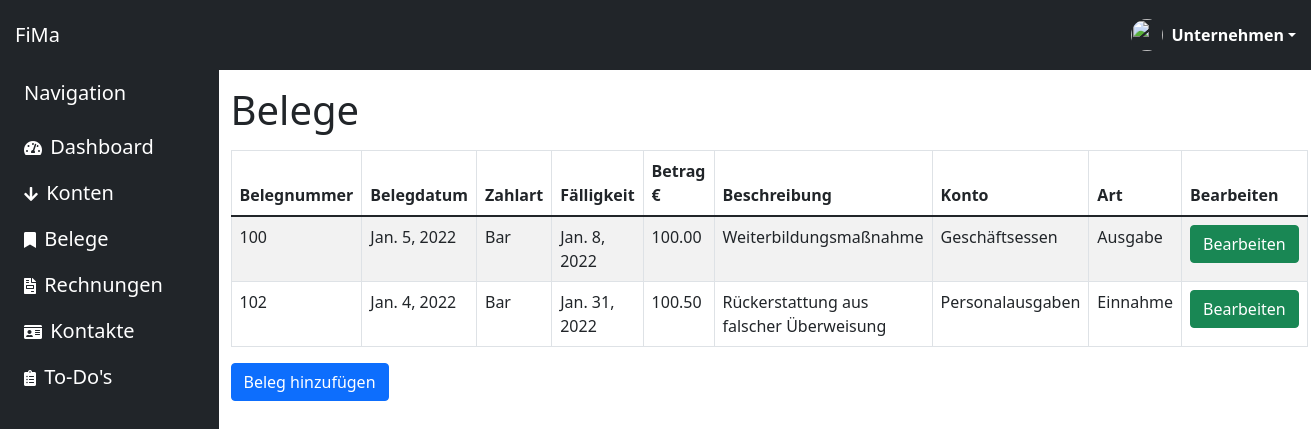
Page /receipts/ (signed in) on the committed database.
### home/models.py (models this page shows)
class receipt(models.Model):
    belegnummer = models.IntegerField()
    belegdatum = models.DateField()
    zahlart_choices = [('Bar','Bar'),
                ('Karte','Karte'),]
    zahlart = models.CharField(max_length=10,choices=zahlart_choices,default="Karte")
    faelligkeit = models.DateField()
    betrag = models.DecimalField(max_digits=10,decimal_places=2)
    beschreibung = models.CharField(max_length=150)
    konto_name = models.ForeignKey('konto',on_delete=models.CASCADE,to_field='name')
    art_choices = [('Einnahme','Einnahme'),
                ('Ausgabe','Ausgabe'),]
    art = models.CharField(max_length=10,choices=art_choices,default="Einnahme")

class konto(models.Model):
    name = models.CharField(max_length=30,primary_key=True)
    bank = models.CharField(max_length=40)
    iban = models.CharField(max_length=22)
    bic = models.CharField(max_length=10)
    kontostand = models.DecimalField(max_digits=10,decimal_places=2)

### home/views.py (the view, shortened to what this page needs)
# urls.py: path('receipts/', views.receipts, name='receipts'),
@login_required()
def receipts(request):
    all_kontos = konto.objects.all()
    all_kontos_dict = {
        'konto': all_kontos
    }
    all_receipts = receipt.objects.all()
    all_receipts_dict = {
        'receipt': all_receipts
    }
    context = {"title": "Belege","all_receipts_dict": all_receipts,"all_kontos_dict":all_kontos}
    return render(request, 'home/receipts.html',context)

### home/templates/home/receipts.html (shortened to what this page needs)
{% extends "home/base.html"%}
{%load static%}
{% block hauptinhalt %}
    <div class="col py-3">
        <h1>Belege</h1>
    <div class="table-responsive">
        <table class="table table-bordered table-hover table-striped">
            <thead>
                <tr>
                    <th>Belegnummer</th>
                    <th>Belegdatum</th>
                    <th>Zahlart</th>
                    <th>Fälligkeit</th>
                    <th>Betrag €</th>
                    <th>Beschreibung</th>
                    <th>Konto</th>
                    <th>Art</th>
                    <th>Bearbeiten</th>
                </tr>
            </thead>
            <tbody>
                {% if all_receipts_dict %}
                {% for receipt in all_receipts_dict %}
                <tr>
                    <td>{{receipt.belegnummer}}</td>
                    <td>{{receipt.belegdatum}}</td>
                    <td>{{receipt.zahlart}}</td>
                    <td>{{receipt.faelligkeit}}</td>
                    <td>{{receipt.betrag}}</td>
                    <td>{{receipt.beschreibung}}</td>
                    <td>{{receipt.konto_name.name}}</td>
                    <td>{{receipt.art}}</td>
                    <td><button name="edit" type="submit" class="btn btn-success editbtn" data-toogle="editmodal" data-target="editmodal">Bearbeiten</button></td>
                </tr>
                {% endfor %}
            </tbody>
            {% endif %}
        </table>
    </div>
    <a href="{% url 'edit:editReceipts'%}" class="btn btn-primary">Beleg hinzufügen</a>
</div>
{% endblock hauptinhalt %}

### home/templates/home/base.html (style rules this page uses)
.btn:not(:disabled):not(.disabled) { cursor: pointer }
.btn { position: relative; transition: color 0.15s, background-color 0.15s, border-color 0.15s, box-shadow 0.15s }
.btn { position: relative; transition: color 0.15s, background-color 0.15s, border-color 0.15s, box-shadow 0.15s; outline: none !important }

### rows in the picture
receipt: belegnummer "100", belegdatum "Jan. 5, 2022", zahlart "Bar", faelligkeit "Jan. 8, 2022", betrag "100.00", beschreibung "Weiterbildungsmaßnahme", konto_name.name "Geschäftsessen", art "Ausgabe"
receipt: belegnummer "102", belegdatum "Jan. 4, 2022", zahlart "Bar", faelligkeit "Jan. 31, 2022", betrag "100.50", beschreibung "Rückerstattung aus falscher Überweisung", konto_name.name "Personalausgaben", art "Einnahme"
